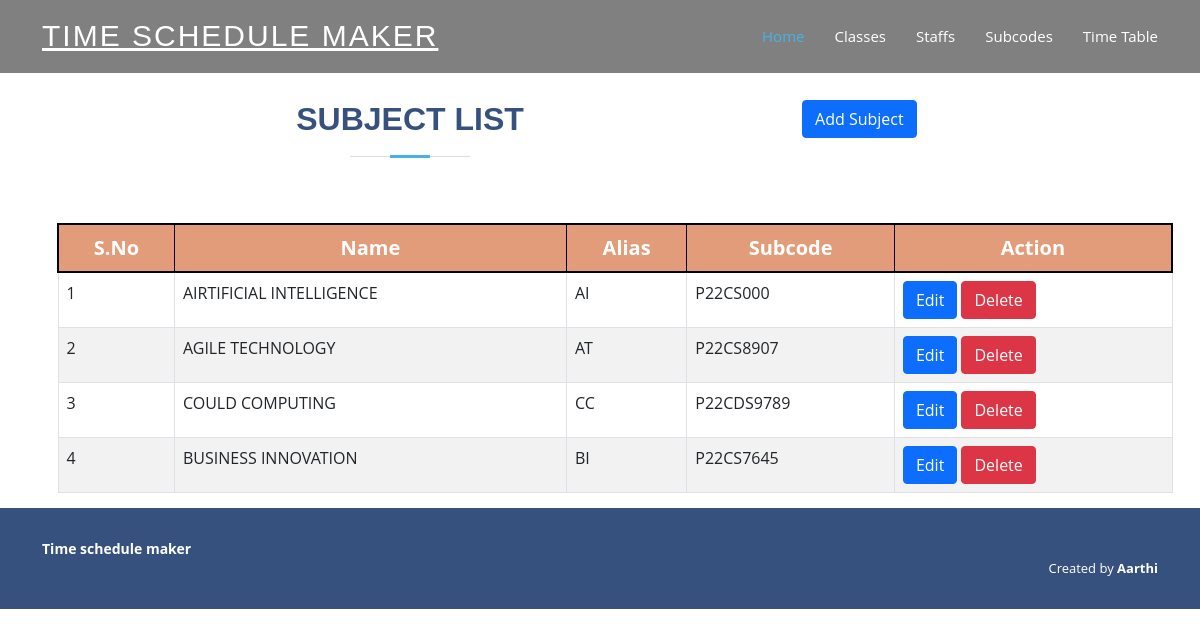
Page /admin/index.php?info=subcodes (signed in) on the committed database.
### tables this page shows
CREATE TABLE `subjects` (
  `id` int(30) NOT NULL,
  `name` varchar(50) NOT NULL,
  `alias` varchar(30) DEFAULT NULL,
  `subcode` varchar(30) NOT NULL
);

### admin/subcodes.php (the view, shortened to what this page needs)
<?php
   extract($_POST);
?>
<div class="container" style="margin-top:100px;">
         <div class="row">
          <div class="col-md-8">
          <div class="section-title">
          <h2>Subject List</h2>
        </div>
          </div>
          <div class="col-md-4">
          <button type="button" class="btn btn-primary" data-bs-toggle="modal" data-bs-target="#staticBackdrop">
            Add Subject
          </button>
          </div>
         </div>
<table class='table table-responsive table-bordered table-striped table-hover' style=margin:15px;>
<tr style="font-size:20px;text-align:center;border:2px solid black;background-color: #EEA47F;color:white;">
    <th>S.No</th>
    <th>Name</th>
    <th>Alias</th>
    <th>Subcode</th>
    <th>Action</th>
  </tr>
  <?php
  $i=1;
	$que=mysqli_query($con,"select * from subjects");
	while($row=mysqli_fetch_array($que))
	{
  ?>
  <tr>
    <td><?php echo $i;?></td>
    <td><?php echo $row['name'];?></td>
    <td><?php echo $row['alias'];?></td>
    <td><?php echo $row['subcode'];?></td>
    <td>
    <a href="index.php?info=edit_subject&subject_id=<?php echo$row['id']?>" class="btn btn-primary">Edit</a>
    <a href="index.php?info=subcodes&delete_id=<?php echo$row['id']?>" class="btn btn-danger">Delete</a>
</td>
  </tr>
  <?php
  $i++;
  }
  ?>
</table>
</div>

### assets/css/style.css (style rules this page uses)
body { font-family: "Open Sans", sans-serif; color: #444444; }
a { color: #47b2e4; text-decoration: none; }
h1, h2, h3, h4, h5, h6 { font-family: "Jost", sans-serif; }
.section-title { text-align: center; padding-bottom: 30px; }
.section-title h2 { font-size: 32px; font-weight: bold; text-transform: uppercase; margin-bottom: 20px; padding-bottom: 20px; position: relative; color: #37517e; }
.section-title h2::before { content: ""; position: absolute; display: block; width: 120px; height: 1px; background: #ddd; bottom: 1px; left: calc(50% - 60px); }
.section-title h2::after { content: ""; position: absolute; display: block; width: 40px; height: 3px; background: #47b2e4; bottom: 0; left: calc(50% - 20px); }

### rows in the picture
subjects: name "AIRTIFICIAL INTELLIGENCE", alias "AI", subcode "P22CS000"
subjects: name "AGILE TECHNOLOGY", alias "AT", subcode "P22CS8907"
subjects: name "COULD COMPUTING", alias "CC", subcode "P22CDS9789"
subjects: name "BUSINESS INNOVATION", alias "BI", subcode "P22CS7645"
